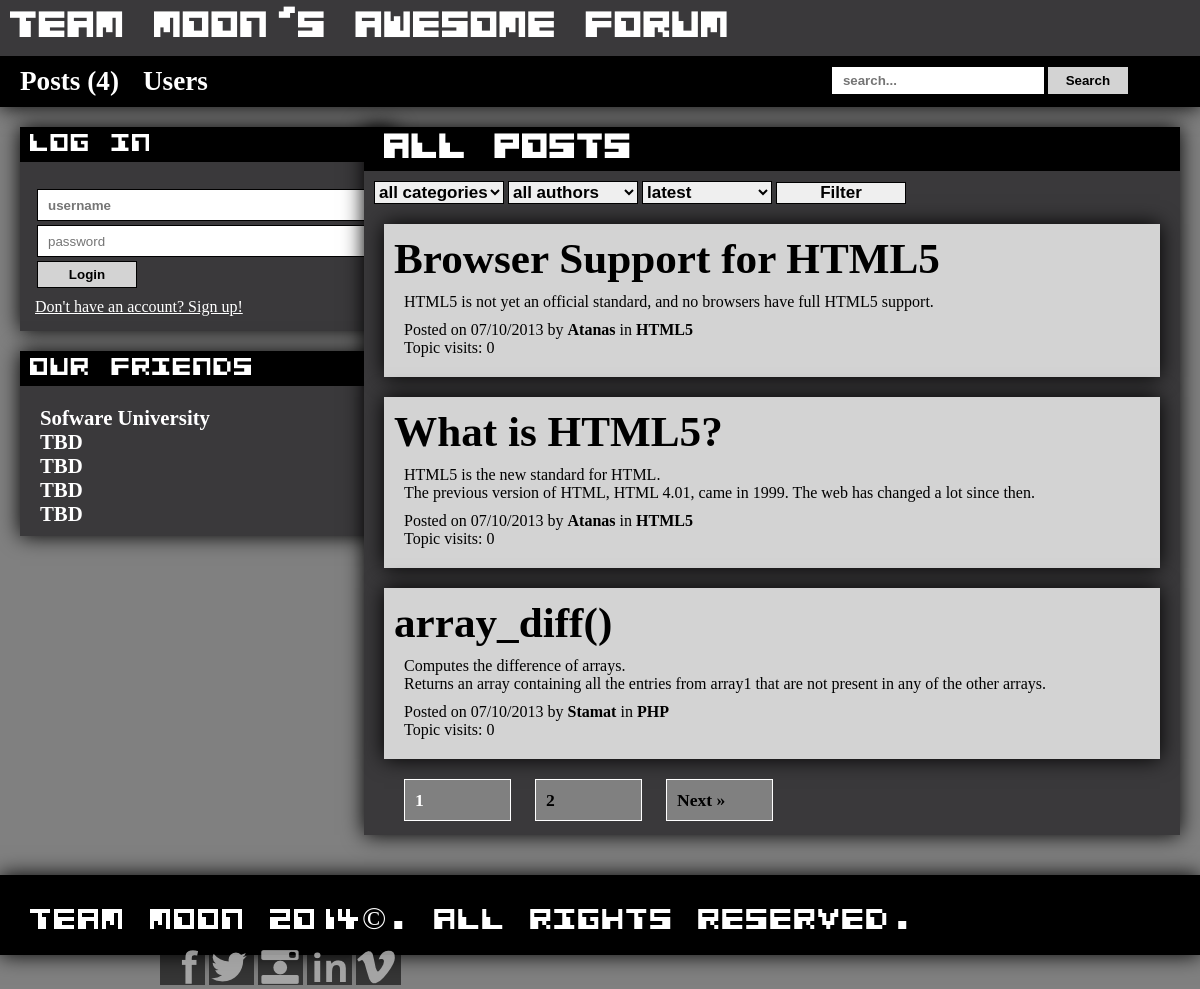
The page /posts.php on the database as committed earlier.
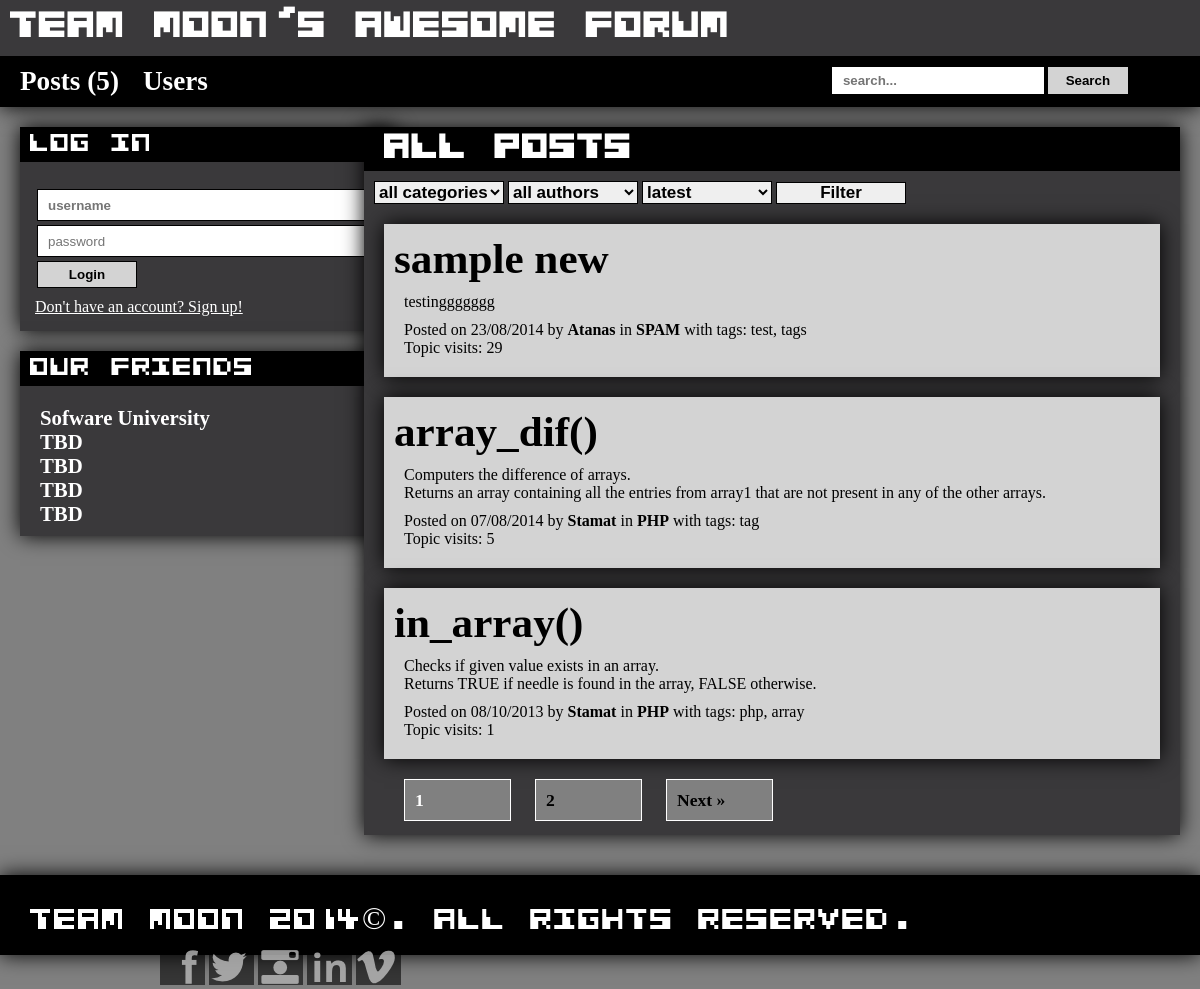
The same page on the database as committed later.
### tables this page shows
CREATE TABLE IF NOT EXISTS `messages` (
  `message_id` int(11) NOT NULL AUTO_INCREMENT,
  `category_id` int(11) NOT NULL,
  `author_id` int(11) NOT NULL,
  `date_published` datetime NOT NULL,
  `title` varchar(50) NOT NULL,
  `body` varchar(250) NOT NULL,
  `tags` varchar(250) NOT NULL,
  `views_count` int(11) NOT NULL,
  PRIMARY KEY (`message_id`)
);

CREATE TABLE IF NOT EXISTS `users` (
  `user_id` int(11) NOT NULL AUTO_INCREMENT,
  `name` varchar(50) NOT NULL,
  `passwd` varchar(50) NOT NULL,
  `activity` varchar(50) NOT NULL DEFAULT '0',
  `access_lvl` tinyint(4) NOT NULL DEFAULT '1',
  PRIMARY KEY (`user_id`),
  UNIQUE KEY `name` (`name`)
);

CREATE TABLE IF NOT EXISTS `categories` (
  `category_id` int(11) NOT NULL AUTO_INCREMENT,
  `category_name` varchar(50) NOT NULL,
  PRIMARY KEY (`category_id`),
  UNIQUE KEY `category_name` (`category_name`)
);

### posts.php (the view, shortened to what the changed rows need)
<?php
require 'includes/header.php';
?>
<section id="posts-main">
<h2>All Posts</h2>
<?php
$filterForPagination = '';
if ((isset($_GET['sort']) && $_GET['sort'] == 'asc')) {
    $orderBy = "ORDER BY msg.date_published ASC";
    $filterForPagination .= '&sort=' . $_GET['sort'];
} else if (isset($_GET['sort']) && $_GET['sort'] == 'desc') {
    $orderBy = "ORDER BY msg.date_published DESC";
    $filterForPagination .= '&sort=' . $_GET['sort'];
} else {
    $orderBy = "ORDER BY msg.date_published DESC";
}
$finalFilter = '';
if (isset($_GET['page'])) {
    $page = (int) $_GET['page'];
} else {
    $page = 1;
}
$ofset = ($page * POSTS_PER_PAGE) - POSTS_PER_PAGE;
$sql = "
    SELECT *
    FROM `messages` AS msg
    LEFT JOIN `categories` AS cat
    ON msg.category_id = cat.category_id
    LEFT JOIN `users` AS usr
    ON msg.author_id = usr.user_id
    " . $finalFilter . "
    " . $orderBy . "
    LIMIT " . $ofset . ", " . POSTS_PER_PAGE . "
";
$query = mysqli_query($connection, $sql);
$countFilteredPosts = $query->num_rows;
$sqlWithoutLimit = "
    SELECT *
    FROM `messages` AS msg
    LEFT JOIN `categories` AS cat
    ON msg.category_id = cat.category_id
    LEFT JOIN `users` AS usr
    ON msg.author_id = usr.user_id
    " . $finalFilter . "
";
$queryWithoutLimit = mysqli_query($connection, $sqlWithoutLimit);
$countFilteredPostsWithoutLimit = $queryWithoutLimit->num_rows;
?>
<?php while ($row = $query->fetch_assoc()) { ?>
    <?php
    $messageId = $row['message_id'];
    $categoryId = $row['category_id'];
    $categoryName = $row['category_name'];
    $tags = $row['tags'];
    $authorId = $row['author_id'];
    $authorName = $row['name'];
    $datePublished = date('d/m/Y', strtotime($row['date_published']));
    $title = $row['title'];
    $visitsCount = $row['views_count'];
    $body = nl2br($row['body']);
    ?>
    <article class="post">
        <header class="post-header">
            <a href="post.php?id=<?php echo $messageId; ?>"><h1><?php echo $title; ?></h1></a>
        </header>
        <div class="post-body">
            <p><?php echo $body; ?></p>
        </div>
        <footer class="post-footer">
            Posted on <?php echo $datePublished; ?> by
            <a href="posts.php?author=<?php echo $authorId; ?>" title="Posts by <?php echo $authorName; ?>"><?php echo $authorName; ?></a>
            in <a href="posts.php?cat=<?php echo $categoryId; ?>" title="View all posts in <?php echo $categoryName; ?>"><?php echo $categoryName; ?></a> <?php if(!$tags == ""){echo "with tags:  $tags";} ?>
            <?php if (isset($countFilteredPostsWithoutLimit) > 0 && $countFilteredPosts > 0) { ?>
                <div class="counterVisits">
                    <?php echo '<span>' . 'Topic visits: ' . $visitsCount . '</span>' ?>
                </div>
            <?php } ?>
        </footer>
    </article>
<?php } ?>
<?php if ($countFilteredPostsWithoutLimit == 0) { ?>
    <div class="no-posts">
        Currently there are no posts. Be the one to make first post
        <a title="Add Post" href="add-post.php">here</a>.
    </div>
<?php } else if ($countFilteredPostsWithoutLimit > 0 && $countFilteredPosts == 0) { ?>
    <div class="no-posts">
        There are no posts for your filter criterion.
    </div>
<?php } else if ($countFilteredPostsWithoutLimit > POSTS_PER_PAGE) {
     require 'includes/pagination.php';
}?>
</section>
<?php require 'includes/footer.php';

### includes/header.php (shortened to what the changed rows need)
<?php
require 'includes/connection.php';
require 'includes/functions.php';
?>
<!DOCTYPE html>
<html>
    <head>
        <title><?php printf('%s | %s', $pageTitle, APPLICATION_NAME); ?></title>
        <link rel="stylesheet" href="css/styles.css" />
    </head>
    <body>
        <div id="wrapper">
            <header id="header">
                <h1 id="logo">
                    <a href="index.php">Team moon's awesome forum</a>
                </h1>
                <?php $countAllPosts = countAllPosts($connection); ?>
                <nav id="main-nav" role="navigation">
                    <ul>
                        <li>
                            <a <?php checkForCurrentPage($pageTitle, 'Posts') ?> href="posts.php">Posts (<?php echo $countAllPosts; ?>)</a>
                        </li>
                    </ul>
                </nav>
			 </header>
            <div id="content">

### includes/pagination.php (shortened to what the changed rows need)
<div id="pagination">
    <ul>
        <?php $countAllPages = ceil($countFilteredPostsWithoutLimit / POSTS_PER_PAGE); ?>
        <?php for ($i = 1; $i <= $countAllPages; $i++) { ?>
            <li>
                <?php
                if ($page == $i) {
                    $currentPage = 'class="current-page"';
                } else {
                    $currentPage = '';
                }
                ?>
                <a <?php echo $currentPage; ?> href="posts.php?page=<?php echo $i, $filterForPagination; ?>" title="Go to page <?php echo $i; ?>">
                    <?php echo $i; ?>
                </a>
            </li>
        <?php } ?>
    </ul>
</div>

Rows that differ between the two databases and show on the page:
no longer on this page (row edited): messages: title "Browser Support for HTML5", body "HTML5 is not yet an official standard, and no browsers have full HTML5 support.", date_published "07/10/2013", author.name "Atanas", category.category_name "HTML5", views_count "0"
no longer on this page (row edited): messages: title "What is HTML5?", body "HTML5 is the new standard for HTML. The previous version of HTML, HTML 4.01, came in 1999. The web has changed a lot since then.", date_published "07/10/2013", author.name "Atanas", category.category_name "HTML5", views_count "0"
added messages: title "sample new", body "testinggggggg", date_published "23/08/2014", author.name "Atanas", category.category_name "SPAM", tags "test, tags", views_count "29"
changed messages: title "array_diff()" → "array_dif()"; body "Computes the difference of arrays. Returns an array containing all the entries from array1 that are not present in any of the other arrays." → "Computers the difference of arrays. Returns an array containing all the entries from array1 that are not present in any of the other arrays."; date_published "07/10/2013" → "07/08/2014"; tags (not shown) → "tag"; views_count "0" → "5"
now on this page (row edited): messages: title "in_array()", body "Checks if given value exists in an array. Returns TRUE if needle is found in the array, FALSE otherwise.", date_published "08/10/2013", author.name "Stamat", category.category_name "PHP", tags "php, array", views_count "1"
Other text that changed with them:
$countAllPosts: "4" → "5"
